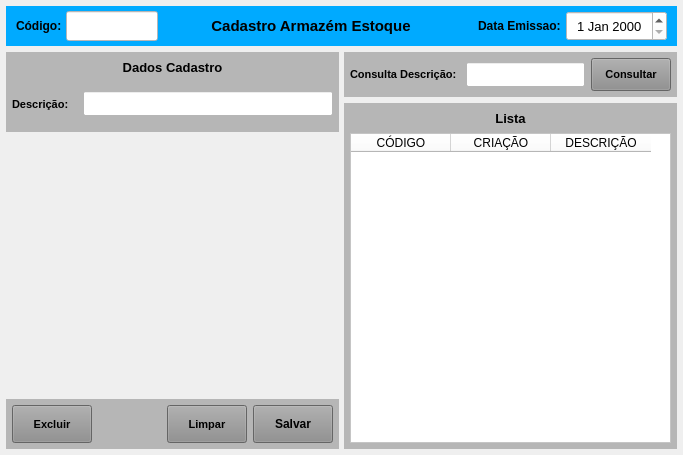
<?xml version="1.0" encoding="UTF-8"?>
<ui version="4.0">
 <class>MainWindow</class>
 <widget class="QMainWindow" name="MainWindow">
  <property name="geometry">
   <rect>
    <x>0</x>
    <y>0</y>
    <width>683</width>
    <height>455</height>
   </rect>
  </property>
  <property name="windowTitle">
   <string>Cadastro Armazém Estoque</string>
  </property>
  <property name="styleSheet">
   <string notr="true"/>
  </property>
  <widget class="QWidget" name="centralwidget">
   <layout class="QVBoxLayout" name="verticalLayout">
    <property name="spacing">
     <number>6</number>
    </property>
    <property name="leftMargin">
     <number>6</number>
    </property>
    <property name="topMargin">
     <number>6</number>
    </property>
    <property name="rightMargin">
     <number>6</number>
    </property>
    <property name="bottomMargin">
     <number>6</number>
    </property>
    <item>
     <widget class="QWidget" name="widget" native="true">
      <property name="minimumSize">
       <size>
        <width>0</width>
        <height>40</height>
       </size>
      </property>
      <property name="maximumSize">
       <size>
        <width>16777215</width>
        <height>40</height>
       </size>
      </property>
      <property name="styleSheet">
       <string notr="true">background-color: rgb(0, 170, 255);</string>
      </property>
      <layout class="QHBoxLayout" name="horizontalLayout">
       <property name="spacing">
        <number>2</number>
       </property>
       <property name="leftMargin">
        <number>10</number>
       </property>
       <property name="topMargin">
        <number>5</number>
       </property>
       <property name="rightMargin">
        <number>10</number>
       </property>
       <property name="bottomMargin">
        <number>5</number>
       </property>
       <item>
        <widget class="QLabel" name="label_4">
         <property name="minimumSize">
          <size>
           <width>0</width>
           <height>0</height>
          </size>
         </property>
         <property name="maximumSize">
          <size>
           <width>48</width>
           <height>16777215</height>
          </size>
         </property>
         <property name="font">
          <font>
           <pointsize>9</pointsize>
           <weight>75</weight>
           <bold>true</bold>
          </font>
         </property>
         <property name="styleSheet">
          <string notr="true"/>
         </property>
         <property name="text">
          <string>Código:</string>
         </property>
         <property name="alignment">
          <set>Qt::AlignLeading|Qt::AlignLeft|Qt::AlignVCenter</set>
         </property>
        </widget>
       </item>
       <item>
        <widget class="QLineEdit" name="line_Num">
         <property name="sizePolicy">
          <sizepolicy hsizetype="Preferred" vsizetype="Preferred">
           <horstretch>0</horstretch>
           <verstretch>0</verstretch>
          </sizepolicy>
         </property>
         <property name="minimumSize">
          <size>
           <width>0</width>
           <height>0</height>
          </size>
         </property>
         <property name="maximumSize">
          <size>
           <width>92</width>
           <height>16777215</height>
          </size>
         </property>
         <property name="font">
          <font>
           <pointsize>12</pointsize>
          </font>
         </property>
         <property name="styleSheet">
          <string notr="true">background-color: rgb(255, 255, 255);</string>
         </property>
         <property name="inputMask">
          <string/>
         </property>
         <property name="text">
          <string/>
         </property>
         <property name="frame">
          <bool>true</bool>
         </property>
         <property name="echoMode">
          <enum>QLineEdit::Normal</enum>
         </property>
         <property name="alignment">
          <set>Qt::AlignCenter</set>
         </property>
         <property name="dragEnabled">
          <bool>false</bool>
         </property>
         <property name="placeholderText">
          <string/>
         </property>
        </widget>
       </item>
       <item>
        <widget class="QLabel" name="label_13">
         <property name="sizePolicy">
          <sizepolicy hsizetype="Preferred" vsizetype="Preferred">
           <horstretch>0</horstretch>
           <verstretch>0</verstretch>
          </sizepolicy>
         </property>
         <property name="minimumSize">
          <size>
           <width>0</width>
           <height>0</height>
          </size>
         </property>
         <property name="font">
          <font>
           <pointsize>11</pointsize>
           <weight>75</weight>
           <bold>true</bold>
          </font>
         </property>
         <property name="styleSheet">
          <string notr="true"/>
         </property>
         <property name="text">
          <string>Cadastro Armazém Estoque</string>
         </property>
         <property name="alignment">
          <set>Qt::AlignCenter</set>
         </property>
        </widget>
       </item>
       <item>
        <widget class="QLabel" name="label_11">
         <property name="sizePolicy">
          <sizepolicy hsizetype="Preferred" vsizetype="Preferred">
           <horstretch>0</horstretch>
           <verstretch>0</verstretch>
          </sizepolicy>
         </property>
         <property name="minimumSize">
          <size>
           <width>0</width>
           <height>0</height>
          </size>
         </property>
         <property name="maximumSize">
          <size>
           <width>100</width>
           <height>16777215</height>
          </size>
         </property>
         <property name="font">
          <font>
           <pointsize>9</pointsize>
           <weight>75</weight>
           <bold>true</bold>
          </font>
         </property>
         <property name="styleSheet">
          <string notr="true"/>
         </property>
         <property name="text">
          <string>Data Emissao: </string>
         </property>
         <property name="alignment">
          <set>Qt::AlignRight|Qt::AlignTrailing|Qt::AlignVCenter</set>
         </property>
        </widget>
       </item>
       <item>
        <widget class="QDateEdit" name="date_Emissao">
         <property name="sizePolicy">
          <sizepolicy hsizetype="Preferred" vsizetype="Preferred">
           <horstretch>0</horstretch>
           <verstretch>0</verstretch>
          </sizepolicy>
         </property>
         <property name="minimumSize">
          <size>
           <width>0</width>
           <height>0</height>
          </size>
         </property>
         <property name="maximumSize">
          <size>
           <width>101</width>
           <height>16777215</height>
          </size>
         </property>
         <property name="font">
          <font>
           <pointsize>10</pointsize>
          </font>
         </property>
         <property name="styleSheet">
          <string notr="true">background-color: rgb(255, 255, 255);</string>
         </property>
         <property name="alignment">
          <set>Qt::AlignCenter</set>
         </property>
        </widget>
       </item>
      </layout>
     </widget>
    </item>
    <item>
     <widget class="QWidget" name="widget_2" native="true">
      <property name="styleSheet">
       <string notr="true"/>
      </property>
      <layout class="QHBoxLayout" name="horizontalLayout_3">
       <property name="spacing">
        <number>5</number>
       </property>
       <property name="leftMargin">
        <number>0</number>
       </property>
       <property name="topMargin">
        <number>0</number>
       </property>
       <property name="rightMargin">
        <number>0</number>
       </property>
       <property name="bottomMargin">
        <number>0</number>
       </property>
       <item>
        <widget class="QWidget" name="widget_4" native="true">
         <property name="minimumSize">
          <size>
           <width>0</width>
           <height>0</height>
          </size>
         </property>
         <property name="maximumSize">
          <size>
           <width>391</width>
           <height>16777215</height>
          </size>
         </property>
         <property name="styleSheet">
          <string notr="true"/>
         </property>
         <layout class="QVBoxLayout" name="verticalLayout_2">
          <property name="spacing">
           <number>5</number>
          </property>
          <property name="leftMargin">
           <number>0</number>
          </property>
          <property name="topMargin">
           <number>0</number>
          </property>
          <property name="rightMargin">
           <number>0</number>
          </property>
          <property name="bottomMargin">
           <number>0</number>
          </property>
          <item>
           <widget class="QWidget" name="widget_6" native="true">
            <property name="minimumSize">
             <size>
              <width>0</width>
              <height>80</height>
             </size>
            </property>
            <property name="maximumSize">
             <size>
              <width>16777215</width>
              <height>80</height>
             </size>
            </property>
            <property name="styleSheet">
             <string notr="true">background-color: rgb(182, 182, 182);</string>
            </property>
            <layout class="QVBoxLayout" name="verticalLayout_3">
             <property name="leftMargin">
              <number>6</number>
             </property>
             <property name="topMargin">
              <number>6</number>
             </property>
             <property name="rightMargin">
              <number>6</number>
             </property>
             <property name="bottomMargin">
              <number>6</number>
             </property>
             <item>
              <widget class="QLabel" name="label_2">
               <property name="minimumSize">
                <size>
                 <width>0</width>
                 <height>18</height>
                </size>
               </property>
               <property name="maximumSize">
                <size>
                 <width>16777215</width>
                 <height>18</height>
                </size>
               </property>
               <property name="font">
                <font>
                 <pointsize>10</pointsize>
                 <weight>75</weight>
                 <bold>true</bold>
                </font>
               </property>
               <property name="text">
                <string>Dados Cadastro</string>
               </property>
               <property name="alignment">
                <set>Qt::AlignCenter</set>
               </property>
              </widget>
             </item>
             <item>
              <widget class="QWidget" name="widget_8" native="true">
               <layout class="QHBoxLayout" name="horizontalLayout_4">
                <property name="leftMargin">
                 <number>0</number>
                </property>
                <property name="topMargin">
                 <number>0</number>
                </property>
                <property name="rightMargin">
                 <number>0</number>
                </property>
                <property name="bottomMargin">
                 <number>0</number>
                </property>
                <item>
                 <widget class="QLabel" name="label_24">
                  <property name="minimumSize">
                   <size>
                    <width>0</width>
                    <height>0</height>
                   </size>
                  </property>
                  <property name="maximumSize">
                   <size>
                    <width>65</width>
                    <height>16777215</height>
                   </size>
                  </property>
                  <property name="font">
                   <font>
                    <pointsize>8</pointsize>
                    <weight>75</weight>
                    <bold>true</bold>
                   </font>
                  </property>
                  <property name="text">
                   <string>Descrição:</string>
                  </property>
                  <property name="alignment">
                   <set>Qt::AlignLeading|Qt::AlignLeft|Qt::AlignVCenter</set>
                  </property>
                 </widget>
                </item>
                <item>
                 <widget class="QLineEdit" name="line_Descricao">
                  <property name="sizePolicy">
                   <sizepolicy hsizetype="Preferred" vsizetype="Preferred">
                    <horstretch>0</horstretch>
                    <verstretch>0</verstretch>
                   </sizepolicy>
                  </property>
                  <property name="minimumSize">
                   <size>
                    <width>0</width>
                    <height>0</height>
                   </size>
                  </property>
                  <property name="maximumSize">
                   <size>
                    <width>16777215</width>
                    <height>25</height>
                   </size>
                  </property>
                  <property name="font">
                   <font>
                    <pointsize>8</pointsize>
                   </font>
                  </property>
                  <property name="styleSheet">
                   <string notr="true">background-color: rgb(255, 255, 255);</string>
                  </property>
                  <property name="text">
                   <string/>
                  </property>
                  <property name="maxLength">
                   <number>45</number>
                  </property>
                  <property name="alignment">
                   <set>Qt::AlignLeading|Qt::AlignLeft|Qt::AlignVCenter</set>
                  </property>
                 </widget>
                </item>
               </layout>
              </widget>
             </item>
            </layout>
           </widget>
          </item>
          <item>
           <widget class="QWidget" name="widget_7" native="true"/>
          </item>
          <item>
           <widget class="QWidget" name="widget_3" native="true">
            <property name="minimumSize">
             <size>
              <width>0</width>
              <height>50</height>
             </size>
            </property>
            <property name="maximumSize">
             <size>
              <width>16777215</width>
              <height>50</height>
             </size>
            </property>
            <property name="styleSheet">
             <string notr="true">background-color: rgb(182, 182, 182);</string>
            </property>
            <layout class="QHBoxLayout" name="horizontalLayout_2">
             <property name="spacing">
              <number>6</number>
             </property>
             <property name="leftMargin">
              <number>6</number>
             </property>
             <property name="topMargin">
              <number>6</number>
             </property>
             <property name="rightMargin">
              <number>6</number>
             </property>
             <property name="bottomMargin">
              <number>6</number>
             </property>
             <item>
              <widget class="QPushButton" name="btn_Excluir">
               <property name="sizePolicy">
                <sizepolicy hsizetype="Fixed" vsizetype="Preferred">
                 <horstretch>0</horstretch>
                 <verstretch>0</verstretch>
                </sizepolicy>
               </property>
               <property name="maximumSize">
                <size>
                 <width>80</width>
                 <height>16777215</height>
                </size>
               </property>
               <property name="font">
                <font>
                 <pointsize>8</pointsize>
                 <weight>75</weight>
                 <bold>true</bold>
                </font>
               </property>
               <property name="cursor">
                <cursorShape>PointingHandCursor</cursorShape>
               </property>
               <property name="layoutDirection">
                <enum>Qt::LeftToRight</enum>
               </property>
               <property name="autoFillBackground">
                <bool>false</bool>
               </property>
               <property name="styleSheet">
                <string notr="true">background-color: rgb(141, 141, 141);</string>
               </property>
               <property name="text">
                <string>Excluir</string>
               </property>
               <property name="checkable">
                <bool>false</bool>
               </property>
               <property name="autoDefault">
                <bool>false</bool>
               </property>
               <property name="default">
                <bool>false</bool>
               </property>
               <property name="flat">
                <bool>false</bool>
               </property>
              </widget>
             </item>
             <item>
              <widget class="QLabel" name="label">
               <property name="text">
                <string/>
               </property>
              </widget>
             </item>
             <item>
              <widget class="QPushButton" name="btn_Limpar">
               <property name="sizePolicy">
                <sizepolicy hsizetype="Fixed" vsizetype="Preferred">
                 <horstretch>0</horstretch>
                 <verstretch>0</verstretch>
                </sizepolicy>
               </property>
               <property name="maximumSize">
                <size>
                 <width>80</width>
                 <height>16777215</height>
                </size>
               </property>
               <property name="font">
                <font>
                 <pointsize>8</pointsize>
                 <weight>75</weight>
                 <bold>true</bold>
                </font>
               </property>
               <property name="cursor">
                <cursorShape>PointingHandCursor</cursorShape>
               </property>
               <property name="layoutDirection">
                <enum>Qt::LeftToRight</enum>
               </property>
               <property name="autoFillBackground">
                <bool>false</bool>
               </property>
               <property name="styleSheet">
                <string notr="true">background-color: rgb(141, 141, 141);</string>
               </property>
               <property name="text">
                <string>Limpar</string>
               </property>
               <property name="checkable">
                <bool>false</bool>
               </property>
               <property name="autoDefault">
                <bool>false</bool>
               </property>
               <property name="default">
                <bool>false</bool>
               </property>
               <property name="flat">
                <bool>false</bool>
               </property>
              </widget>
             </item>
             <item>
              <widget class="QPushButton" name="btn_Salvar">
               <property name="sizePolicy">
                <sizepolicy hsizetype="Fixed" vsizetype="Preferred">
                 <horstretch>0</horstretch>
                 <verstretch>0</verstretch>
                </sizepolicy>
               </property>
               <property name="maximumSize">
                <size>
                 <width>80</width>
                 <height>16777215</height>
                </size>
               </property>
               <property name="font">
                <font>
                 <pointsize>9</pointsize>
                 <weight>75</weight>
                 <bold>true</bold>
                </font>
               </property>
               <property name="cursor">
                <cursorShape>PointingHandCursor</cursorShape>
               </property>
               <property name="styleSheet">
                <string notr="true">background-color: rgb(141, 141, 141);</string>
               </property>
               <property name="text">
                <string>Salvar</string>
               </property>
              </widget>
             </item>
            </layout>
           </widget>
          </item>
         </layout>
        </widget>
       </item>
       <item>
        <widget class="QWidget" name="widget_5" native="true">
         <property name="styleSheet">
          <string notr="true"/>
         </property>
         <layout class="QVBoxLayout" name="verticalLayout_5">
          <property name="leftMargin">
           <number>0</number>
          </property>
          <property name="topMargin">
           <number>0</number>
          </property>
          <property name="rightMargin">
           <number>0</number>
          </property>
          <property name="bottomMargin">
           <number>0</number>
          </property>
          <item>
           <widget class="QWidget" name="widget_12" native="true">
            <property name="maximumSize">
             <size>
              <width>16777215</width>
              <height>45</height>
             </size>
            </property>
            <property name="sizeIncrement">
             <size>
              <width>0</width>
              <height>45</height>
             </size>
            </property>
            <property name="styleSheet">
             <string notr="true">background-color: rgb(182, 182, 182);</string>
            </property>
            <layout class="QHBoxLayout" name="horizontalLayout_7">
             <property name="leftMargin">
              <number>6</number>
             </property>
             <property name="topMargin">
              <number>6</number>
             </property>
             <property name="rightMargin">
              <number>6</number>
             </property>
             <property name="bottomMargin">
              <number>6</number>
             </property>
             <item>
              <widget class="QLabel" name="label_6">
               <property name="minimumSize">
                <size>
                 <width>0</width>
                 <height>0</height>
                </size>
               </property>
               <property name="maximumSize">
                <size>
                 <width>110</width>
                 <height>16777215</height>
                </size>
               </property>
               <property name="font">
                <font>
                 <pointsize>8</pointsize>
                 <weight>75</weight>
                 <bold>true</bold>
                </font>
               </property>
               <property name="text">
                <string>Consulta Descrição:</string>
               </property>
               <property name="alignment">
                <set>Qt::AlignLeading|Qt::AlignLeft|Qt::AlignVCenter</set>
               </property>
              </widget>
             </item>
             <item>
              <widget class="QLineEdit" name="line_Consulta">
               <property name="sizePolicy">
                <sizepolicy hsizetype="Preferred" vsizetype="Preferred">
                 <horstretch>0</horstretch>
                 <verstretch>0</verstretch>
                </sizepolicy>
               </property>
               <property name="minimumSize">
                <size>
                 <width>0</width>
                 <height>0</height>
                </size>
               </property>
               <property name="maximumSize">
                <size>
                 <width>16777215</width>
                 <height>25</height>
                </size>
               </property>
               <property name="font">
                <font>
                 <pointsize>8</pointsize>
                </font>
               </property>
               <property name="styleSheet">
                <string notr="true">background-color: rgb(255, 255, 255);</string>
               </property>
               <property name="inputMask">
                <string/>
               </property>
               <property name="alignment">
                <set>Qt::AlignLeading|Qt::AlignLeft|Qt::AlignVCenter</set>
               </property>
              </widget>
             </item>
             <item>
              <widget class="QPushButton" name="btn_Consulta">
               <property name="sizePolicy">
                <sizepolicy hsizetype="Preferred" vsizetype="Preferred">
                 <horstretch>0</horstretch>
                 <verstretch>0</verstretch>
                </sizepolicy>
               </property>
               <property name="minimumSize">
                <size>
                 <width>0</width>
                 <height>0</height>
                </size>
               </property>
               <property name="maximumSize">
                <size>
                 <width>80</width>
                 <height>16777215</height>
                </size>
               </property>
               <property name="font">
                <font>
                 <pointsize>8</pointsize>
                 <weight>75</weight>
                 <bold>true</bold>
                </font>
               </property>
               <property name="cursor">
                <cursorShape>PointingHandCursor</cursorShape>
               </property>
               <property name="layoutDirection">
                <enum>Qt::LeftToRight</enum>
               </property>
               <property name="autoFillBackground">
                <bool>false</bool>
               </property>
               <property name="styleSheet">
                <string notr="true">background-color: rgb(141, 141, 141);</string>
               </property>
               <property name="text">
                <string>Consultar</string>
               </property>
               <property name="checkable">
                <bool>false</bool>
               </property>
               <property name="autoDefault">
                <bool>false</bool>
               </property>
               <property name="default">
                <bool>false</bool>
               </property>
               <property name="flat">
                <bool>false</bool>
               </property>
              </widget>
             </item>
            </layout>
           </widget>
          </item>
          <item>
           <widget class="QWidget" name="widget_11" native="true">
            <property name="styleSheet">
             <string notr="true">background-color: rgb(182, 182, 182);</string>
            </property>
            <layout class="QVBoxLayout" name="verticalLayout_4">
             <property name="leftMargin">
              <number>6</number>
             </property>
             <property name="topMargin">
              <number>6</number>
             </property>
             <property name="rightMargin">
              <number>6</number>
             </property>
             <property name="bottomMargin">
              <number>6</number>
             </property>
             <item>
              <widget class="QLabel" name="label_5">
               <property name="minimumSize">
                <size>
                 <width>0</width>
                 <height>18</height>
                </size>
               </property>
               <property name="maximumSize">
                <size>
                 <width>16777215</width>
                 <height>18</height>
                </size>
               </property>
               <property name="font">
                <font>
                 <pointsize>10</pointsize>
                 <weight>75</weight>
                 <bold>true</bold>
                </font>
               </property>
               <property name="text">
                <string>Lista</string>
               </property>
               <property name="alignment">
                <set>Qt::AlignCenter</set>
               </property>
              </widget>
             </item>
             <item>
              <widget class="QTableWidget" name="table_Lista">
               <property name="sizePolicy">
                <sizepolicy hsizetype="Preferred" vsizetype="Preferred">
                 <horstretch>0</horstretch>
                 <verstretch>0</verstretch>
                </sizepolicy>
               </property>
               <property name="font">
                <font>
                 <pointsize>9</pointsize>
                </font>
               </property>
               <property name="styleSheet">
                <string notr="true">background-color: rgb(255, 255, 255);</string>
               </property>
               <attribute name="verticalHeaderDefaultSectionSize">
                <number>0</number>
               </attribute>
               <attribute name="verticalHeaderMinimumSectionSize">
                <number>0</number>
               </attribute>
               <column>
                <property name="text">
                 <string>CÓDIGO</string>
                </property>
               </column>
               <column>
                <property name="text">
                 <string>CRIAÇÃO</string>
                </property>
               </column>
               <column>
                <property name="text">
                 <string>DESCRIÇÃO</string>
                </property>
               </column>
              </widget>
             </item>
            </layout>
           </widget>
          </item>
         </layout>
        </widget>
       </item>
      </layout>
     </widget>
    </item>
   </layout>
  </widget>
 </widget>
 <resources/>
 <connections/>
</ui>
